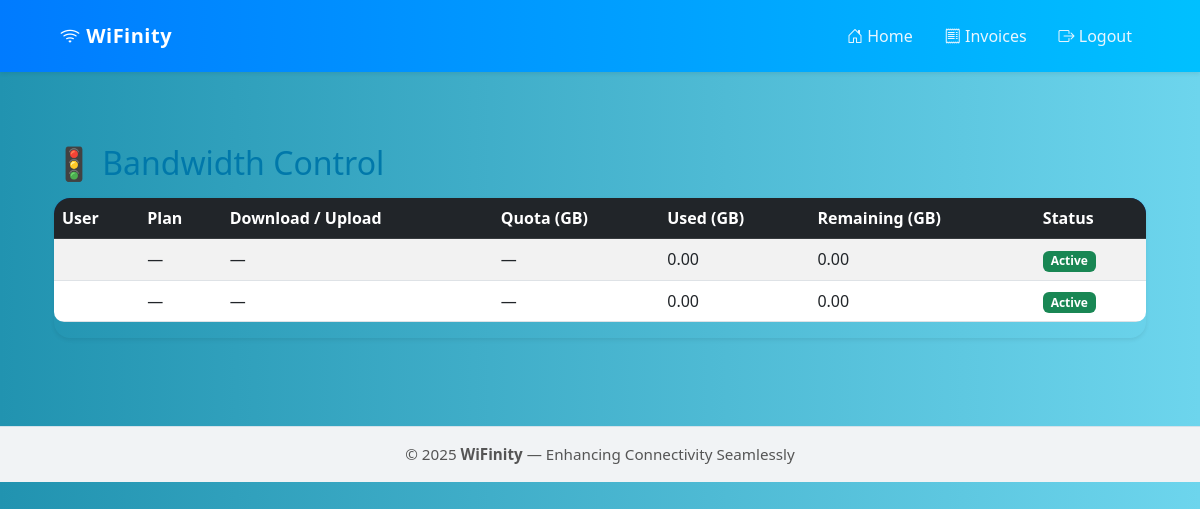
/admin/bandwidth-control, run on the app's committed database.
### models.py (models this page shows, shortened)
class User(db.Model):
    id = db.Column(db.Integer, primary_key=True)
    name = db.Column(db.String(120), nullable=True)
    phone = db.Column(db.String(20), unique=True, nullable=False)
    email = db.Column(db.String(200), nullable=True)
    password_hash= db.Column(db.String(200), nullable=False)
    data_used = db.Column(db.Float, default=0.0)  # in GB
    is_active = db.Column(db.Boolean, default=True)
    created_at = db.Column(db.DateTime, default=datetime.utcnow)
    role = db.Column(db.String(50), default="user")  # user or admin
    subscriptions = db.relationship('Subscription', back_populates='user', cascade='all, delete-orphan')
    transactions = db.relationship('Transaction', backref='user', lazy=True)
    tickets = db.relationship('Ticket', backref='user', lazy=True)
    invoices = db.relationship('Invoice', backref='user', lazy=True)
    plan_id = db.Column(db.Integer, db.ForeignKey('plan.id'))  # ✅ add this
    plan = db.relationship('Plan', backref='users', lazy=True)  # ✅ add this
    def remaining_data(self):
        if self.plan:
            return max(self.plan.data_quota - self.data_used, 0)
        return 0

### app.py (the view)
@admin_bp.route("/bandwidth-control")
def view_bandwidth_control():
    users = User.query.all()  # or only users with a plan/bandwidth
    return render_template("bandwith_control.html", users=users)

### templates/bandwith_control.html
{% extends "base.html" %}
{% block content %}
<div class="container mt-4">
  <h2 class="mb-3">🚦 Bandwidth Control</h2>
  <div class="table-responsive shadow-sm rounded-4">
    <table class="table table-striped table-hover align-middle">
      <thead class="table-dark">
        <tr>
          <th>User</th>
          <th>Plan</th>
          <th>Download / Upload</th>
          <th>Quota (GB)</th>
          <th>Used (GB)</th>
          <th>Remaining (GB)</th>
          <th>Status</th>
        </tr>
      </thead>
      <tbody>
        {% for user in users %}
        <tr>
          <td>{{ user.username }}</td>
          <td>{{ user.plan.name if user.plan else "—" }}</td>
          <td>
            {% if user.plan %}
              {{ user.plan.download_speed }} / {{ user.plan.upload_speed }}
            {% else %}
              —
            {% endif %}
          </td>
          <td>{{ user.plan.data_quota if user.plan else "—" }}</td>
          <td>{{ "%.2f"|format(user.data_used) }}</td>
          <td>{{ "%.2f"|format(user.remaining_data()) }}</td>
          <td>
            {% if user.is_active %}
              <span class="badge bg-success">Active</span>
            {% else %}
              <span class="badge bg-danger">Blocked</span>
            {% endif %}
          </td>
        </tr>
        {% else %}
        <tr><td colspan="7" class="text-center text-muted">No users found.</td></tr>
        {% endfor %}
      </tbody>
    </table>
  </div>
</div>
{% endblock %}

### static/css/styles.css (style rules this page uses)
:root { --primary: #007bff; --secondary: #6c757d; --success: #28a745; --danger: #dc3545; --light: #f8f9fa; --dark: #343a40; --gradient: linear-gradient(90deg, #007bff 0%, #0056d2 100%); }
body { font-family: 'Poppins', sans-serif; background: linear-gradient(to right, #2193b0, #6dd5ed); color: #333; margin: 0; padding: 0; min-height: 100vh; display: flex; justify-content: center; align-items: center; }
h2 { color: #0078aa; margin-bottom: 25px; }
.table { border-radius: 10px; overflow: hidden; width: 100%; border-collapse: collapse; }
.table thead { background: var(--gradient); color: white; }
body { scrollbar-width: thin; scrollbar-color: rgba(0, 156, 255, 0.4) transparent; }
html { scroll-behavior: smooth; }

### templates/base.html (style rules this page uses)
html, body { height: 100%; margin: 0; padding: 0; background-color: #f9fbfd; font-family: 'Segoe UI', Tahoma, Geneva, Verdana, sans-serif; color: #333; overflow-x: hidden; overflow-y: auto; }
body { display: block; min-height: 100vh; }
html { scroll-behavior: smooth; }
body { scrollbar-width: thin; scrollbar-color: rgba(0, 156, 255, 0.4) transparent; }

### data on the page
User: plan "—", data_used "0.00", remaining_data "0.00", is_active "Active"
User: plan "—", data_used "0.00", remaining_data "0.00", is_active "Active"

### other printed values
{{ current_year or 2025 }} "2025"
